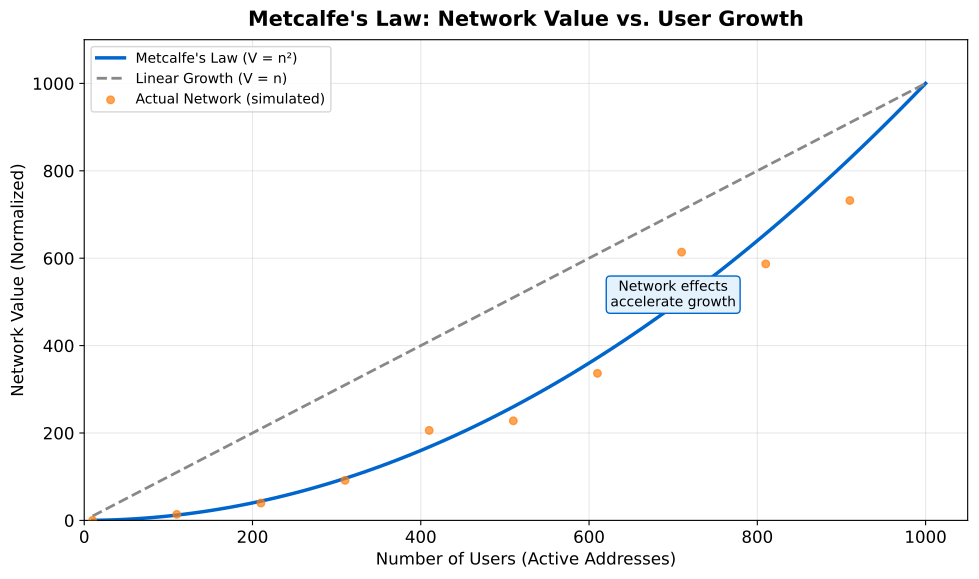

The script that saved this image:
"""
Metcalfe's Law Visualization
Showing network value growth with user count
"""

import matplotlib.pyplot as plt
import numpy as np
from pathlib import Path

CHART_METADATA = {
    'title': "Metcalfe's Law",
    'url': 'https://github.com/Digital-AI-Finance/Blockchain_Crypto/tree/main/Module_D_Tokenomics/L31_Token_Classification/charts/04_metcalfes_law'
}

plt.rcParams.update({
    'font.size': 14,
    'axes.labelsize': 14,
    'axes.titlesize': 16,
    'xtick.labelsize': 12,
    'ytick.labelsize': 12,
    'legend.fontsize': 12,
    'figure.figsize': (10, 6),
    'figure.dpi': 150
})

MLPURPLE = '#3333B2'
MLBLUE = '#0066CC'
MLORANGE = '#FF7F0E'
MLGREEN = '#2CA02C'
MLRED = '#D62728'
MLGRAY = '#888888'

fig, ax = plt.subplots(figsize=(10, 6))

# Number of users
users = np.linspace(10, 1000, 100)

# Metcalfe's Law: V proportional to n^2
metcalfe_value = (users ** 2) / 1000  # Scaled for visualization

# Linear value (for comparison)
linear_value = users / 1

# Actual BTC-like data (simulated to show some deviation)
np.random.seed(42)
actual_value = metcalfe_value * (1 + 0.2 * np.sin(users/50) + np.random.normal(0, 0.05, len(users)))
actual_value = np.maximum(actual_value, 0)

ax.plot(users, metcalfe_value, '-', color=MLBLUE, linewidth=2.5, label="Metcalfe's Law (V = n²)")
ax.plot(users, linear_value, '--', color=MLGRAY, linewidth=2, label='Linear Growth (V = n)')
ax.scatter(users[::10], actual_value[::10], s=30, color=MLORANGE, alpha=0.7, label='Actual Network (simulated)', zorder=5)

# Add annotations
ax.annotate('Network effects\naccelerate growth', xy=(700, 490), fontsize=10, ha='center',
            bbox=dict(boxstyle='round,pad=0.3', facecolor='#E3F2FD', edgecolor=MLBLUE))

ax.set_xlabel('Number of Users (Active Addresses)', fontsize=12)
ax.set_ylabel('Network Value (Normalized)', fontsize=12)
ax.set_xlim(0, 1050)
ax.set_ylim(0, 1100)

ax.legend(loc='upper left', fontsize=10)
ax.grid(True, alpha=0.3)

ax.set_title("Metcalfe's Law: Network Value vs. User Growth", fontweight='bold', fontsize=15, pad=10)
plt.tight_layout()

output_path = Path(__file__).parent / 'chart.pdf'
plt.savefig(output_path, bbox_inches='tight', dpi=300)
print(f"Chart saved to: {output_path.absolute()}")
plt.close()
